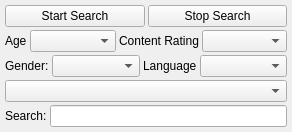
<?xml version="1.0" encoding="UTF-8"?>
<ui version="4.0">
 <class>SearchParamsUi</class>
 <widget class="QWidget" name="SearchParamsUi">
  <property name="geometry">
   <rect>
    <x>0</x>
    <y>0</y>
    <width>292</width>
    <height>124</height>
   </rect>
  </property>
  <property name="sizePolicy">
   <sizepolicy hsizetype="Expanding" vsizetype="Preferred">
    <horstretch>0</horstretch>
    <verstretch>0</verstretch>
   </sizepolicy>
  </property>
  <property name="windowTitle">
   <string>Service</string>
  </property>
  <property name="styleSheet">
   <string notr="true"/>
  </property>
  <layout class="QVBoxLayout" name="verticalLayout">
   <property name="spacing">
    <number>3</number>
   </property>
   <property name="leftMargin">
    <number>5</number>
   </property>
   <property name="topMargin">
    <number>5</number>
   </property>
   <property name="rightMargin">
    <number>5</number>
   </property>
   <property name="bottomMargin">
    <number>5</number>
   </property>
   <item>
    <layout class="QHBoxLayout" name="horizontalLayout">
     <item>
      <widget class="QPushButton" name="m_StartButton">
       <property name="sizePolicy">
        <sizepolicy hsizetype="Minimum" vsizetype="Preferred">
         <horstretch>0</horstretch>
         <verstretch>0</verstretch>
        </sizepolicy>
       </property>
       <property name="text">
        <string>Start Search</string>
       </property>
      </widget>
     </item>
     <item>
      <widget class="QPushButton" name="m_StopButton">
       <property name="sizePolicy">
        <sizepolicy hsizetype="Minimum" vsizetype="Preferred">
         <horstretch>0</horstretch>
         <verstretch>0</verstretch>
        </sizepolicy>
       </property>
       <property name="minimumSize">
        <size>
         <width>0</width>
         <height>0</height>
        </size>
       </property>
       <property name="text">
        <string>Stop Search</string>
       </property>
      </widget>
     </item>
    </layout>
   </item>
   <item>
    <layout class="QHBoxLayout" name="horizontalLayout_2">
     <item>
      <widget class="QLabel" name="label_2">
       <property name="text">
        <string>Age</string>
       </property>
      </widget>
     </item>
     <item>
      <widget class="QComboBox" name="m_AgeComboBox">
       <property name="sizePolicy">
        <sizepolicy hsizetype="Expanding" vsizetype="Preferred">
         <horstretch>0</horstretch>
         <verstretch>0</verstretch>
        </sizepolicy>
       </property>
       <property name="maxCount">
        <number>100</number>
       </property>
      </widget>
     </item>
     <item>
      <widget class="QLabel" name="label_5">
       <property name="text">
        <string>Content Rating</string>
       </property>
      </widget>
     </item>
     <item>
      <widget class="QComboBox" name="m_ContentRatingComboBox">
       <property name="sizePolicy">
        <sizepolicy hsizetype="Expanding" vsizetype="Preferred">
         <horstretch>0</horstretch>
         <verstretch>0</verstretch>
        </sizepolicy>
       </property>
       <property name="maxCount">
        <number>100</number>
       </property>
      </widget>
     </item>
    </layout>
   </item>
   <item>
    <layout class="QHBoxLayout" name="horizontalLayout_3">
     <item>
      <widget class="QLabel" name="label_6">
       <property name="text">
        <string>Gender:</string>
       </property>
      </widget>
     </item>
     <item>
      <widget class="QComboBox" name="m_GenderComboBox">
       <property name="sizePolicy">
        <sizepolicy hsizetype="Expanding" vsizetype="Preferred">
         <horstretch>0</horstretch>
         <verstretch>0</verstretch>
        </sizepolicy>
       </property>
      </widget>
     </item>
     <item>
      <widget class="QLabel" name="label_4">
       <property name="text">
        <string>Language</string>
       </property>
      </widget>
     </item>
     <item>
      <widget class="QComboBox" name="m_LanguageComboBox">
       <property name="sizePolicy">
        <sizepolicy hsizetype="Expanding" vsizetype="Preferred">
         <horstretch>0</horstretch>
         <verstretch>0</verstretch>
        </sizepolicy>
       </property>
      </widget>
     </item>
    </layout>
   </item>
   <item>
    <widget class="QComboBox" name="m_SearchTypeComboBox"/>
   </item>
   <item>
    <layout class="QHBoxLayout" name="horizontalLayout_4">
     <item>
      <widget class="QLabel" name="m_SearchDescriptionLabel">
       <property name="text">
        <string>Search:</string>
       </property>
      </widget>
     </item>
     <item>
      <widget class="QLineEdit" name="m_SearchTextEdit">
       <property name="maxLength">
        <number>128</number>
       </property>
      </widget>
     </item>
    </layout>
   </item>
  </layout>
 </widget>
 <resources>
  <include location="../gotvcommon.qrc"/>
 </resources>
 <connections/>
</ui>
